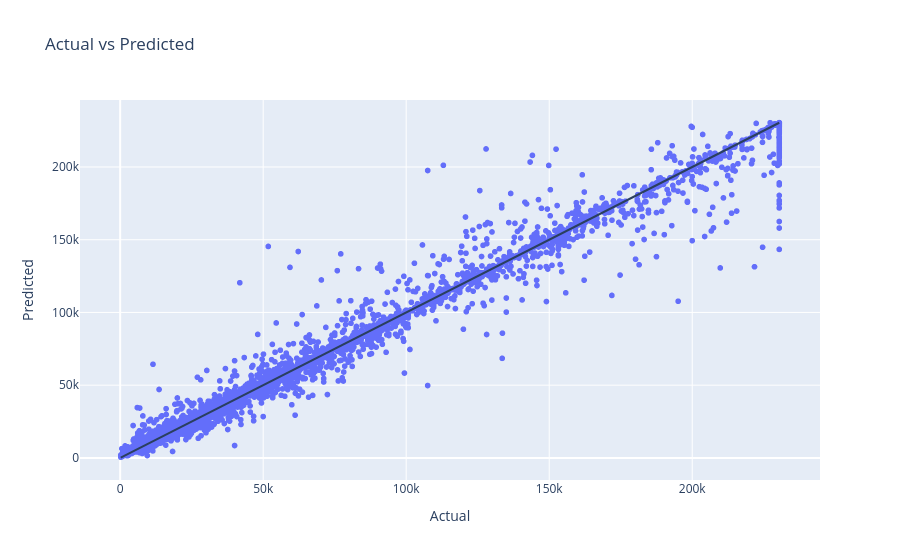

The cell this chart's notebook holds for it:
### Code cell
fig = px.scatter(

    comparison,

    x="Actual",

    y="Predicted",

    title="Actual vs Predicted"

)

fig.add_shape(

    type="line",

    x0=comparison["Actual"].min(),

    y0=comparison["Actual"].min(),

    x1=comparison["Actual"].max(),

    y1=comparison["Actual"].max()

)

fig.show()

### Figure 1 — Plotly figure (JSON) as saved in the notebook; plotly's stock layout.template omitted (floating-point values rounded to 4 significant figures; data arrays with more than 128 entries replaced by an {"elided": "..."} marker saying what was removed)
{"data": [{"hovertemplate": "Actual=%{x}<br>Predicted=%{y}<extra></extra>", "legendgroup": "", "marker": {"color": "#636efa", "symbol": "circle"}, "mode": "markers", "name": "", "showlegend": false, "type": "scattergl", "x": {"elided": "5187 float values"}, "xaxis": "x", "y": {"elided": "5187 float values"}, "yaxis": "y"}], "layout": {"legend": {"tracegroupgap": 0}, "shapes": [{"type": "line", "x0": 200, "x1": 230426, "y0": 200, "y1": 230426}], "title": {"text": "Actual vs Predicted"}, "xaxis": {"anchor": "y", "domain": [0, 1], "title": {"text": "Actual"}}, "yaxis": {"anchor": "x", "domain": [0, 1], "title": {"text": "Predicted"}}}}
